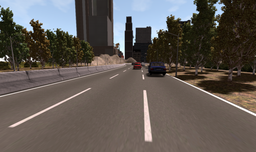
#> input picture test_1_line_fitting/data/input/001109.png, 256 x 152 px, shrunk from 1280 x 760 before the run
$ jupyter execute hough.ipynb
#> lines starting #> are read from the running program, lines starting #| are printed output that depends on the picture; after the words box and inside, x2 and y2 are one past the last pixel; in counts of white or black regions, pixels touching at a corner belong together
#> further down, img is the input picture: shape (152, 256, 3); mean B, G, R 84.7, 89.8, 96.4
[cell 1]
import numpy as np
import cv2
import math
import matplotlib.pyplot as plt
import sys


def rgb2gray(rgb):
    return np.dot(rgb[..., :3], [0.299, 0.587, 0.114]).astype(np.uint8)
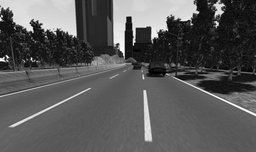
#> returned value: shape (152, 256); min 0, max 254, mean 88.6


def hough_line(img, angle_step=0.5,lines_are_white=True, value_threshold=210):
    """
    Hough transform for lines
    Input:
    img - 2D binary image with nonzeros representing edges
    angle_step - Spacing between angles to use every n-th angle
                 between -90 and 90 degrees. Default step is 1.
    lines_are_white - boolean indicating whether lines to be detected are white
    value_threshold - Pixel values above or below the value_threshold are edges
    Returns:
    accumulator - 2D array of the hough transform
    theta - angles, in radians.
    rhos - rho value. Max size is 2 times the diagonal
    """
#> called with angle_step = 0.5, lines_are_white = True, value_threshold = 210
    # Rho and Theta init
    thetas = np.deg2rad(np.arange(0, 180,angle_step))
    width, height = img.shape
#> width = 152; height = 256

    #delete sky
    img[0:int(width/3),:]=0
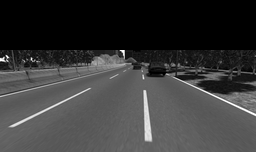
#> img: shape (152, 256); min 0, max 254, mean 57.2

    diag_len = int(round(math.sqrt(width * width + height * height)))
#> diag_len = 298
    rhos = np.linspace(-diag_len, diag_len, diag_len * 2)
#> rhos = 596 values from -298 to 298
    # Cache some resuable values
    cos_t = np.cos(thetas)
    sin_t = np.sin(thetas)
    num_thetas = len(thetas)

    # Hough accumulator array of theta vs rho
    accumulator = np.zeros((2 * diag_len, num_thetas), dtype=np.uint8)
    # (row, col) indexes to edges
    are_edges = img > value_threshold if lines_are_white else img < value_threshold
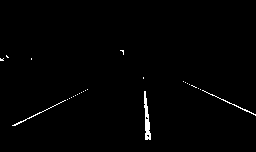
#> are_edges: shape (152, 256) bool; 0.96% white in thin lines or dots, all inside (x1, y1, x2, y2) = (0, 50, 256, 140)
    y_idxs, x_idxs = np.nonzero(are_edges)
#> y_idxs = 374 values from 50 to 139; x_idxs = 374 values, max 255 at index 220, min 0 at index 14, mean 134.8
    img_t=img.copy()
    #img_t[are_edges]=0
    #cv2.imshow('test',img_t)
    #cv2.waitKey(0)

    # Vote in the hough accumulator
    print(len(x_idxs))
#| 374
    for i in range(len(x_idxs)):
        x = x_idxs[i]
        y = y_idxs[i]
        print(str(i),end='\r')
        for t_idx in range(num_thetas):
            # Calculate rho. diag_len is added for a positive index
            rho = diag_len + int(round(x * cos_t[t_idx] + y * sin_t[t_idx]))
            accumulator[rho, t_idx] += 1
#> this loop made 374 passes
#> (x, y) on passes 1 to 3: (120, 50), (121, 50), (122, 50)
#| 0
#| 1
#| 2
#| 3
#| 4
#| 5
#| 6
#| 7
#> (further printed lines are left out)
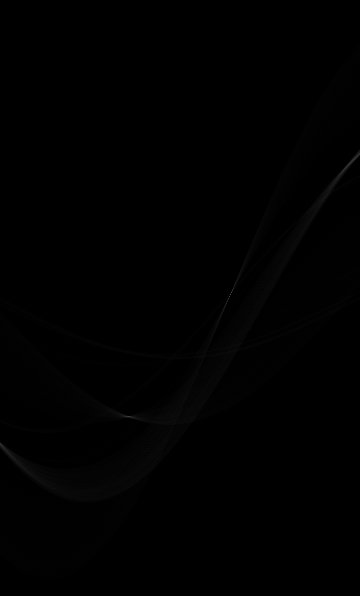
#> accumulator: shape (596, 360); min 0, max 70, mean 0.6

    return accumulator, thetas, rhos

[cell 2]
#read image
img = cv2.imread('001109.png')
#convert to grey
if img.ndim == 3:
    img_g = rgb2gray(img)
#calcul Hough
accumulator, thetas, rhos = hough_line(img_g)
#> thetas = 360 values from 0 to 3.13; rhos = 596 values from -298 to 298

[cell 3]
#plot accumulator
fig = plt.figure()
ax = fig.add_subplot(111)
ax.imshow(accumulator, cmap='jet')
ax.set_aspect('equal', adjustable='box')

[cell 4]
#find peak

from skimage.feature import peak_local_max
max=np.max(accumulator)
#> max = 70

#reopen image to be sure it is not a temp image save
img = cv2.imread('001109.png')
# Comparison between image_max and im to find the coordinates of local maxima

coordinates =peak_local_max(accumulator,min_distance=10,threshold_abs =0.8*max)
#> coordinates = [[294, 230], [416, 128]]
print('Number of ligne founds:' +str(len(coordinates)))
#| Number of ligne founds:2
a = np.cos(thetas)
#> a = 360 values, max 1 at index 0, min -1 at index 359, mean 0.00278
b=np.sin(thetas)
#> b = 360 values, max 1 at index 180, min 0 at index 0, mean 0.637

#trace lines
for l in range(len(coordinates)):
    index_rho= coordinates[l][0]
    index_thetas=coordinates[l][1]
    x0=a[index_thetas]*rhos[index_rho]
    y0=b[index_thetas]*rhos[index_rho]
    x1 =int(x0 + 2000*(-b[index_thetas]))
    y1 =int(y0 + 2000*a[index_thetas])
    x2 =int(x0 - 2000*(-b[index_thetas]))
    y2 = int(y0 - 2000*a[index_thetas])


    cv2.line(img, (x1, y1), (x2, y2), (255, 0, 0), 5)
#> this loop made 2 passes
#> (index_rho, index_thetas, x0, y0, x1, y1, x2, y2) on passes 1 to 2: (294, 230, 1.48, -3.18, -1811, -848, 1814, 842), (416, 128, 52.03, 106.7, -1745, 983, 1849, -770)
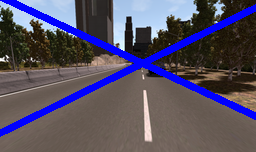
#> img: shape (152, 256, 3); 9.93% of pixels changed, all inside (x1, y1, x2, y2) = (0, 0, 256, 137)
#save img
cv2.imwrite('test.png', img)
#> Out = True
